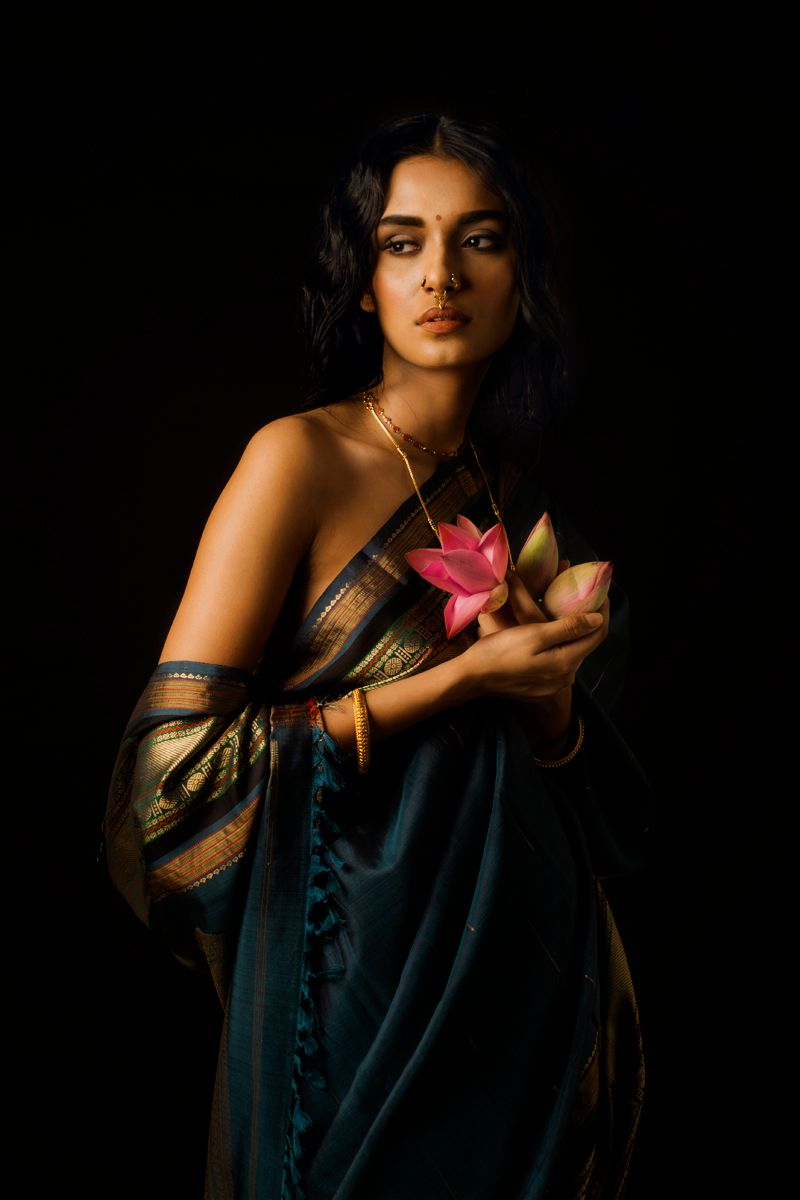
#> input picture Resources/lena.jpeg, 800 x 1200 px
$ python chapter2.py
#> lines starting #> are read from the running program, lines starting #| are printed output that depends on the picture; after the words box and inside, x2 and y2 are one past the last pixel; in counts of white or black regions, pixels touching at a corner belong together
import cv2
import numpy as np
img = cv2.imread("Resources/lena.jpeg")
#> img is the input picture: shape (1200, 800, 3); mean B, G, R 8.8, 14, 20.4
######### Convert to Grayscale #############
imgGray = cv2.cvtColor(img,cv2.COLOR_BGR2GRAY)
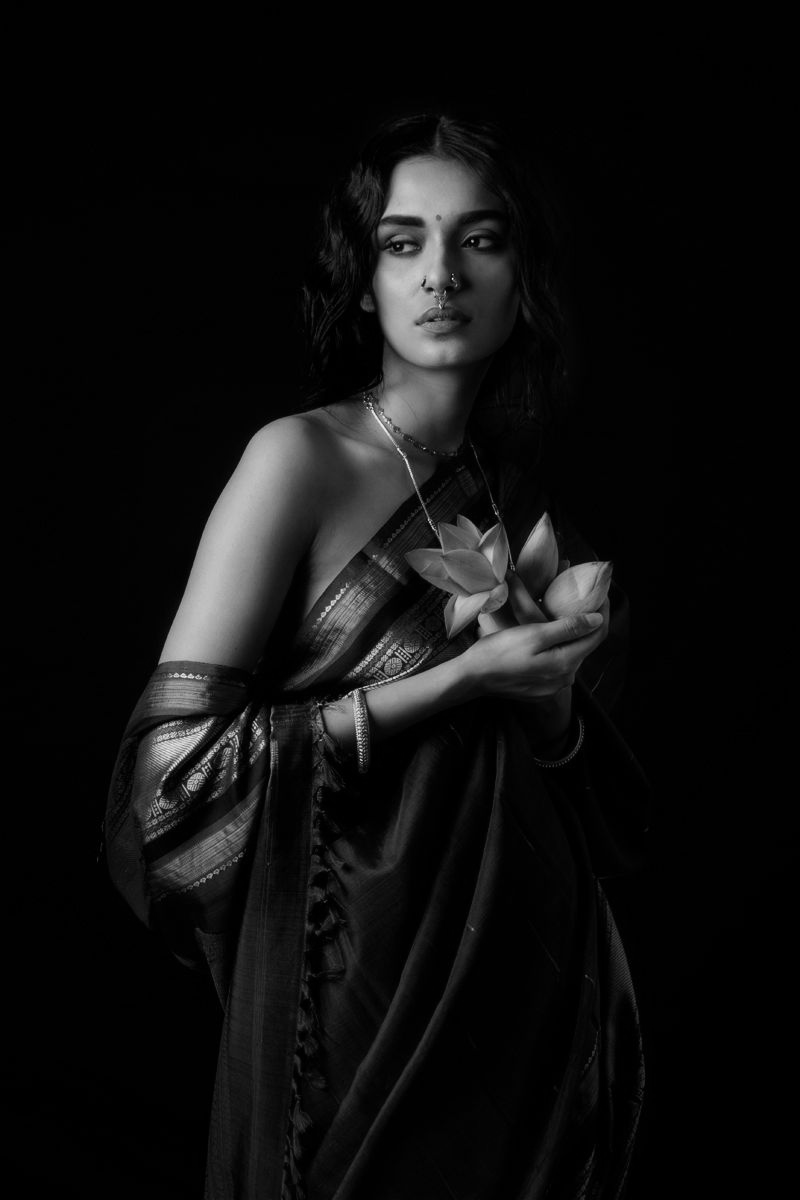
#> imgGray: shape (1200, 800); min 0, max 242, mean 15.4
cv2.imshow("Gray Image",imgGray)

######### Convert to Blur #############
imgBlur = cv2.GaussianBlur(img,(7,7),0) #have to be odd number
cv2.imshow("Blur Image",imgBlur)

######### Convert to Canny #############
imgCanny = cv2.Canny(img,100,100) # kitna line aayega (Threshold)
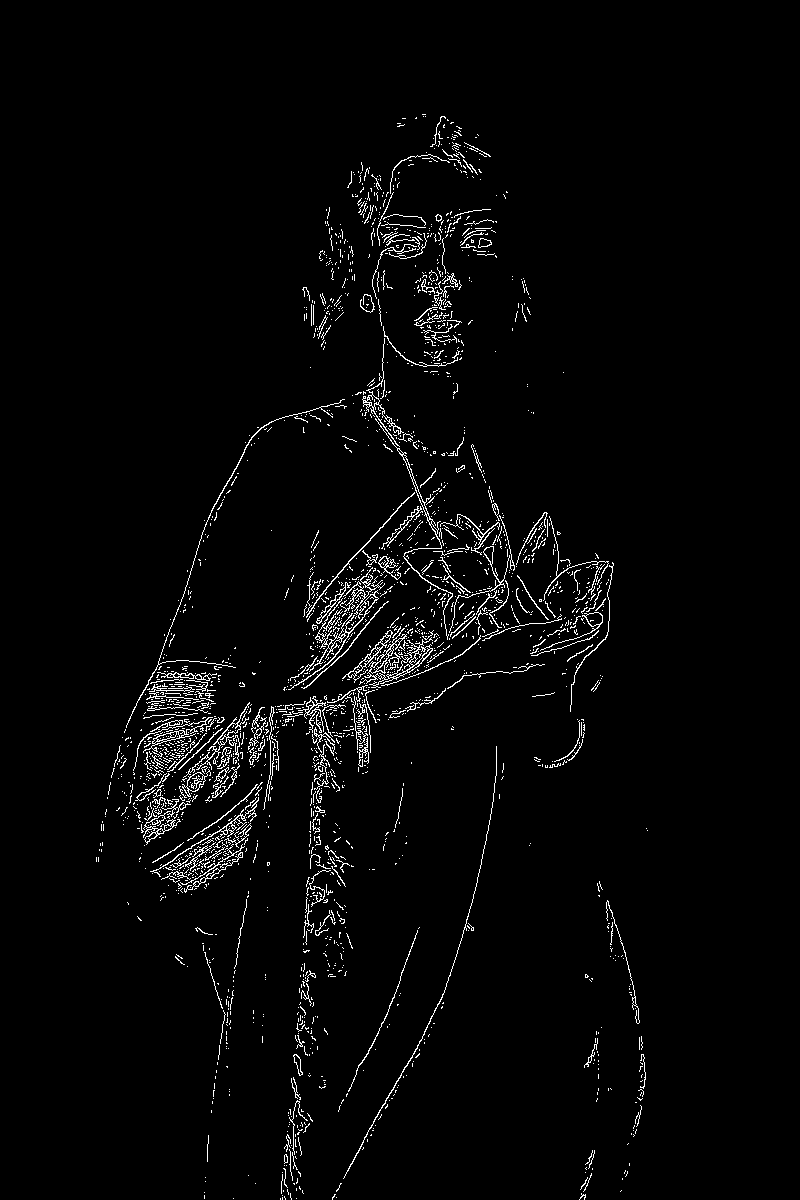
#> imgCanny: shape (1200, 800); 2.6% white in thin lines or dots, all inside (x1, y1, x2, y2) = (96, 114, 648, 1200)
cv2.imshow("Canny Image", imgCanny)

kernel = np.ones((5,5),np.uint8)
imgDialation = cv2.dilate(imgCanny,kernel,iterations=1)
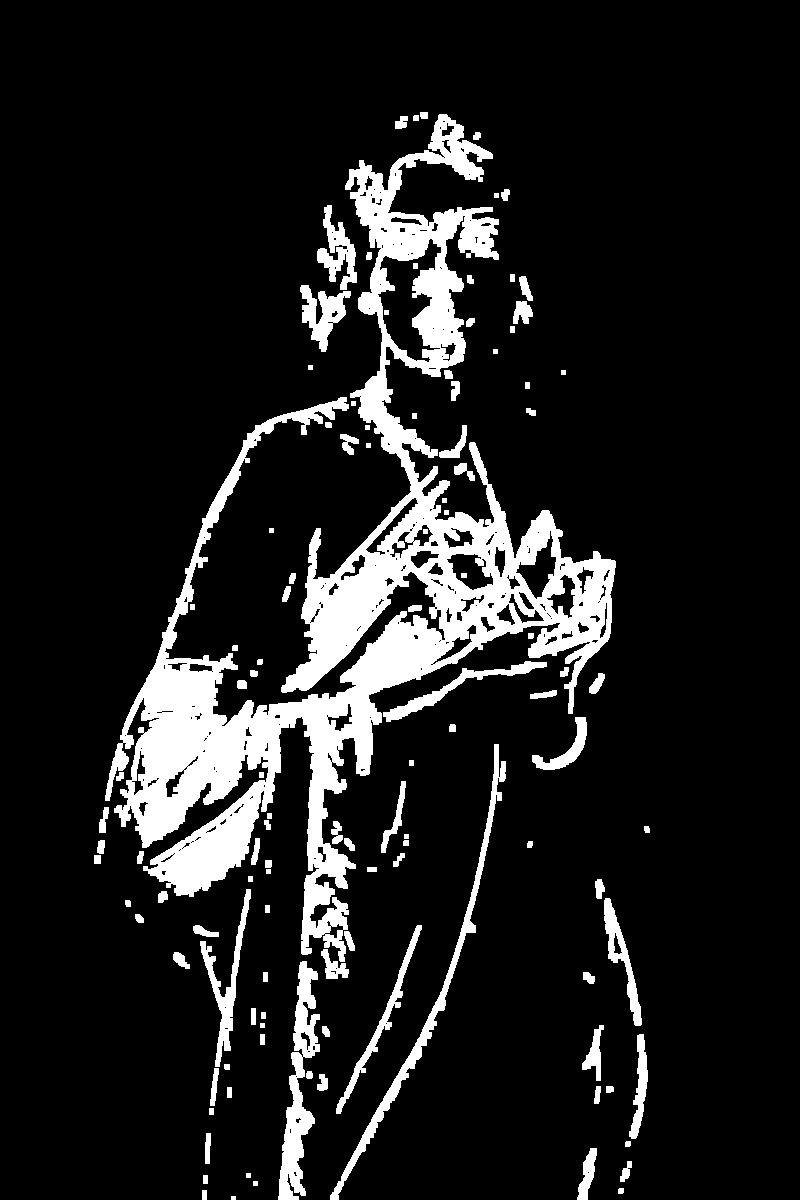
#> imgDialation: shape (1200, 800); 12.1% white; 116 white regions, largest, box (x1, y1, x2, y2) and area: (105, 114, 616, 962) 87774, (278, 961, 320, 1200) 4060, (330, 744, 506, 1200) 3721
cv2.imshow("Dialation Image", imgDialation)

imgEroded = cv2.erode(imgDialation,kernel,iterations=1)
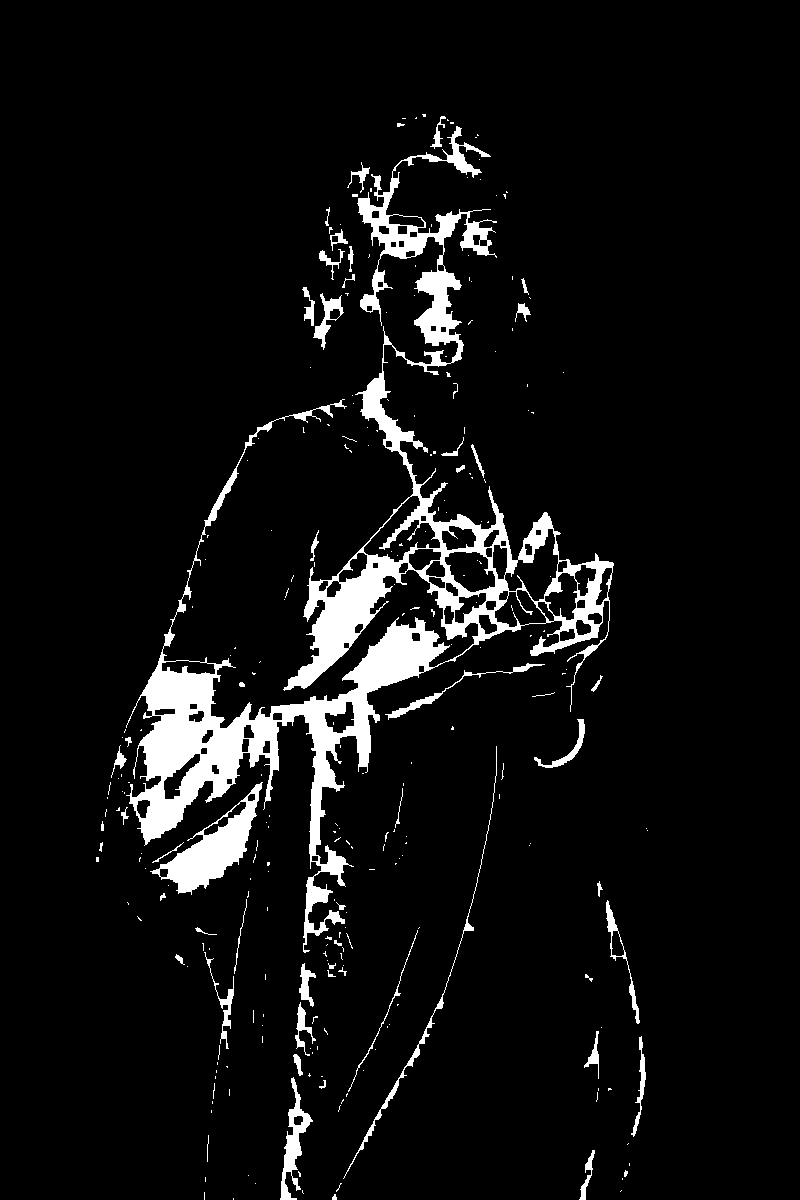
#> imgEroded: shape (1200, 800); 6.5% white; 270 white regions (213 under 20 px), largest, box (x1, y1, x2, y2) and area: (126, 126, 614, 953) 48399, (150, 782, 263, 895) 3969, (280, 1077, 313, 1200) 1266
cv2.imshow("Eroded Image", imgEroded)
cv2.waitKey(0)
